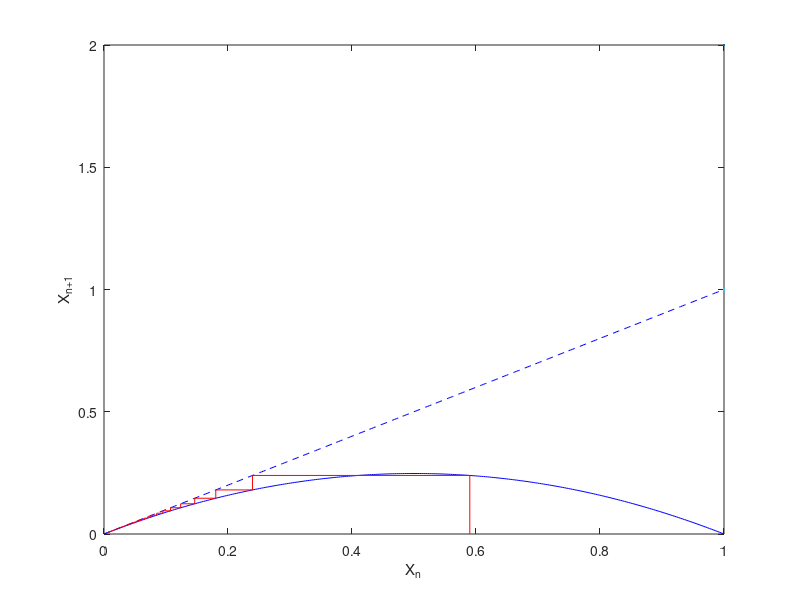

The MATLAB script that drew this image:
clear all, close all, clc

x=linspace(0,1,300);
mu=0.99;

z(1)=0.59;
z0=0.59;

for i = 1:300
    y(i)=mu*x(i)*(1-x(i));
end

plot(x,y,'-b',x,x,'--b',LineWidth=2)
hold on

for i = 1:101
    z(i+1)=mu*z(i)*(1-z(i));
end

plot([z0 z0],[0 mu*z0*(1-z0)],'r',LineWidth=1)

for i = 1:100
    plot([z(i) z(i+1)],[z(i+1) z(i+1)],'r',LineWidth=1)
    hold on
    plot([z(i+1) z(i+1)],[z(i+1) z(i+2)],'r',LineWidth=1)
end
xlabel('X_n')
ylabel('X_{n+1}')